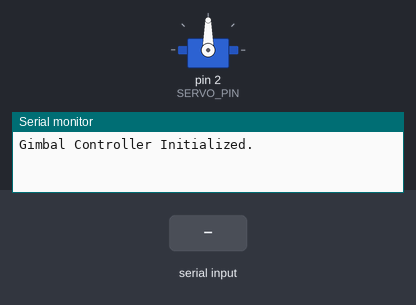
Bench run of a sketch on a simulated Arduino Uno, built with avr-gcc and run on an emulated ATmega328P. On the bench: servo, the last lines printed to the serial monitor. Inputs (shaded band) come from the test bench.

Above: at 1.2 s.
1.3 s: "PAN LEFT\n" received over Serial
At 3.5 s:
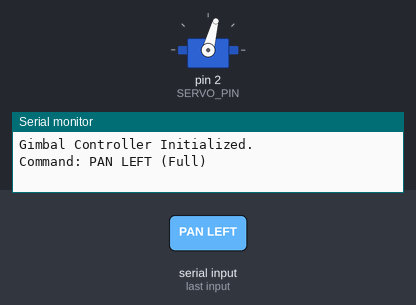
4.3 s: "PAN_LEFT_SMALL\n" received over Serial
At 7.0 s:
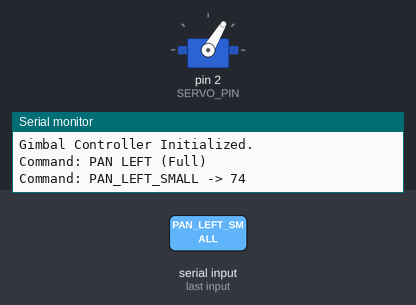
7.3 s: "PAN_RIGHT_SMALL\n" received over Serial
At 12.8 s:
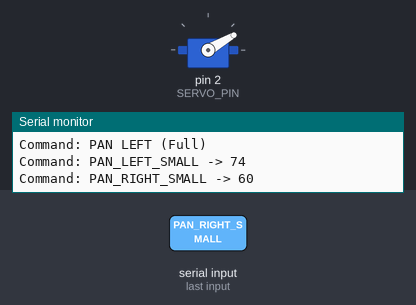
Timing chart, 0 to 16.5 s (numbered marks = the images above; inputs shaded):
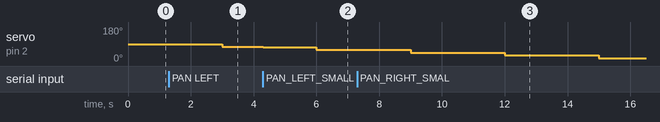

Measured:
- after the input at 1.3 s, servo on pin 2 (SERVO_PIN): 90° → 75° after 1.7 s
- after the input at 4.3 s, servo on pin 2 (SERVO_PIN): 75° → 74° at once, → 59° 1.7 s later

The sketch:

object-locking-servo-movment-serial-pi-arduini.ino
```cpp
#include <Servo.h>

Servo panServo; // Pan servo

// Servo configuration
const int SERVO_PIN = 2;
const int SERVO_LEFT = 0;
const int SERVO_RIGHT = 180;
const int SERVO_CENTER = 90;

const int STEP_SIZE = 15;          // Normal movement step
const int SMALL_STEP_SIZE = 1;    // Small correction per command
const unsigned long STEP_DELAY = 3000;

int currentPos = SERVO_CENTER;
int targetPos = SERVO_CENTER;
unsigned long lastStepTime = 0;

// Search mode variables
bool searching = false;
int searchDirection = 1; // 1 = right, -1 = left

void setup() {
  Serial.begin(9600);
  panServo.attach(SERVO_PIN);
  panServo.write(currentPos);
  Serial.println("Gimbal Controller Initialized.");
}

void loop() {
  // Handle incoming serial commands
  if (Serial.available()) {
    String command = Serial.readStringUntil('\n');
    command.trim();

    // ===== PAN FULL COMMANDS =====
    if (command.indexOf("PAN LEFT") != -1 && command.indexOf("SMALL") == -1) {
      searching = false;
      targetPos = SERVO_LEFT;
      Serial.println("Command: PAN LEFT (Full)");
    }
    else if (command.indexOf("PAN RIGHT") != -1 && command.indexOf("SMALL") == -1) {
      searching = false;
      targetPos = SERVO_RIGHT;
      Serial.println("Command: PAN RIGHT (Full)");
    }
    else if (command.indexOf("PAN STOP") != -1) {
      searching = false;
      targetPos = currentPos; // Hold position
      Serial.println("Command: PAN STOP (Holding)");
    }

    // ===== PAN SMALL COMMANDS =====
    else if (command.indexOf("PAN_LEFT_SMALL") != -1) {
      searching = false;
      currentPos -= SMALL_STEP_SIZE;
      if (currentPos < SERVO_LEFT) currentPos = SERVO_LEFT;
      panServo.write(currentPos);
      Serial.print("Command: PAN_LEFT_SMALL -> ");
      Serial.println(currentPos);
    }
    else if (command.indexOf("PAN_RIGHT_SMALL") != -1) {
      searching = false;
      currentPos += SMALL_STEP_SIZE;
      if (currentPos > SERVO_RIGHT) currentPos = SERVO_RIGHT;
      panServo.write(currentPos);
      Serial.print("Command: PAN_RIGHT_SMALL -> ");
      Serial.println(currentPos);
    }

    // ===== STATUS COMMANDS =====
    else if (command.equals("LOST")) {
      searching = true;
      searchDirection = 1;
      targetPos = SERVO_CENTER;
      Serial.println("Status: LOST   Starting search sweep.");
    }
    else if (command.equals("FOUND")) {
      searching = false;
      targetPos = currentPos; // Stop movement
      Serial.println("Status: FOUND   Tracking re-acquired.");
    }
    else if (command.equals("TIMEOUT")) {
      searching = false;
      targetPos = SERVO_CENTER;
      Serial.println("Status: TIMEOUT   Servo centered and stopped.");
    }
    else {
      Serial.print("Unknown or Ignored Command: ");
      Serial.println(command);
    }
  }

  // ===== SERVO MOVEMENT LOGIC =====
  unsigned long currentTime = millis();
  if (currentTime - lastStepTime >= STEP_DELAY) {
    lastStepTime = currentTime;

    if (searching) {
      currentPos += searchDirection * STEP_SIZE;

      if (currentPos >= SERVO_RIGHT) {
        currentPos = SERVO_RIGHT;
        searchDirection = -1;
      }
      else if (currentPos <= SERVO_LEFT) {
        currentPos = SERVO_LEFT;
        searchDirection = 1;
      }

      panServo.write(currentPos);

    }
    else if (abs(currentPos - targetPos) > STEP_SIZE) {
      int stepDir = (targetPos > currentPos) ? 1 : -1;
      currentPos += stepDir * STEP_SIZE;

      if ((stepDir > 0 && currentPos > targetPos) || (stepDir < 0 && currentPos < targetPos)) {
        currentPos = targetPos;
      }

      panServo.write(currentPos);
    }
  }
}
```
